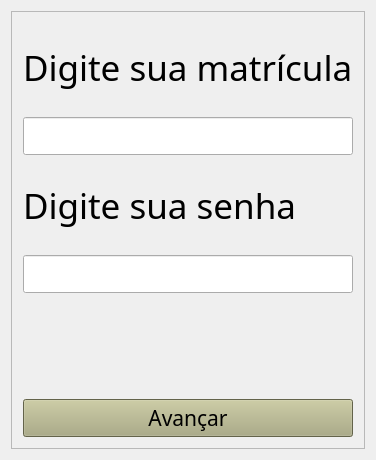
<?xml version="1.0" encoding="UTF-8"?>
<ui version="4.0">
 <class>MainWindow</class>
 <widget class="QMainWindow" name="MainWindow">
  <property name="enabled">
   <bool>true</bool>
  </property>
  <property name="geometry">
   <rect>
    <x>0</x>
    <y>0</y>
    <width>356</width>
    <height>460</height>
   </rect>
  </property>
  <property name="windowTitle">
   <string>MainWindow</string>
  </property>
  <widget class="QWidget" name="centralWidget">
   <layout class="QVBoxLayout" name="verticalLayout_3">
    <item>
     <widget class="QFrame" name="frame">
      <property name="font">
       <font>
        <family>Malgun Gothic</family>
        <pointsize>16</pointsize>
       </font>
      </property>
      <property name="frameShape">
       <enum>QFrame::StyledPanel</enum>
      </property>
      <property name="frameShadow">
       <enum>QFrame::Raised</enum>
      </property>
      <layout class="QVBoxLayout" name="verticalLayout_2">
       <item>
        <widget class="QLabel" name="label">
         <property name="font">
          <font>
           <pointsize>26</pointsize>
          </font>
         </property>
         <property name="text">
          <string>Digite sua matrícula</string>
         </property>
        </widget>
       </item>
       <item>
        <widget class="QLineEdit" name="lineEdit">
         <property name="text">
          <string/>
         </property>
         <property name="echoMode">
          <enum>QLineEdit::Normal</enum>
         </property>
        </widget>
       </item>
       <item>
        <widget class="QLabel" name="label_2">
         <property name="font">
          <font>
           <pointsize>26</pointsize>
          </font>
         </property>
         <property name="text">
          <string>Digite sua senha</string>
         </property>
        </widget>
       </item>
       <item>
        <widget class="QLineEdit" name="lineEdit_2">
         <property name="inputMethodHints">
          <set>Qt::ImhHiddenText|Qt::ImhNoAutoUppercase|Qt::ImhNoPredictiveText|Qt::ImhSensitiveData</set>
         </property>
         <property name="text">
          <string/>
         </property>
         <property name="echoMode">
          <enum>QLineEdit::Password</enum>
         </property>
        </widget>
       </item>
       <item>
        <spacer name="verticalSpacer">
         <property name="orientation">
          <enum>Qt::Vertical</enum>
         </property>
         <property name="sizeType">
          <enum>QSizePolicy::Fixed</enum>
         </property>
         <property name="sizeHint" stdset="0">
          <size>
           <width>20</width>
           <height>100</height>
          </size>
         </property>
        </spacer>
       </item>
       <item>
        <widget class="QPushButton" name="pushButton">
         <property name="palette">
          <palette>
           <active>
            <colorrole role="Button">
             <brush brushstyle="SolidPattern">
              <color alpha="255">
               <red>170</red>
               <green>170</green>
               <blue>127</blue>
              </color>
             </brush>
            </colorrole>
            <colorrole role="Midlight">
             <brush brushstyle="SolidPattern">
              <color alpha="255">
               <red>170</red>
               <green>170</green>
               <blue>127</blue>
              </color>
             </brush>
            </colorrole>
            <colorrole role="Base">
             <brush brushstyle="SolidPattern">
              <color alpha="255">
               <red>255</red>
               <green>255</green>
               <blue>255</blue>
              </color>
             </brush>
            </colorrole>
            <colorrole role="Window">
             <brush brushstyle="SolidPattern">
              <color alpha="255">
               <red>138</red>
               <green>138</green>
               <blue>103</blue>
              </color>
             </brush>
            </colorrole>
            <colorrole role="Shadow">
             <brush brushstyle="SolidPattern">
              <color alpha="255">
               <red>135</red>
               <green>135</green>
               <blue>101</blue>
              </color>
             </brush>
            </colorrole>
            <colorrole role="AlternateBase">
             <brush brushstyle="SolidPattern">
              <color alpha="255">
               <red>255</red>
               <green>170</green>
               <blue>255</blue>
              </color>
             </brush>
            </colorrole>
           </active>
           <inactive>
            <colorrole role="Button">
             <brush brushstyle="SolidPattern">
              <color alpha="255">
               <red>170</red>
               <green>170</green>
               <blue>127</blue>
              </color>
             </brush>
            </colorrole>
            <colorrole role="Midlight">
             <brush brushstyle="SolidPattern">
              <color alpha="255">
               <red>170</red>
               <green>170</green>
               <blue>127</blue>
              </color>
             </brush>
            </colorrole>
            <colorrole role="Base">
             <brush brushstyle="SolidPattern">
              <color alpha="255">
               <red>255</red>
               <green>255</green>
               <blue>255</blue>
              </color>
             </brush>
            </colorrole>
            <colorrole role="Window">
             <brush brushstyle="SolidPattern">
              <color alpha="255">
               <red>138</red>
               <green>138</green>
               <blue>103</blue>
              </color>
             </brush>
            </colorrole>
            <colorrole role="Shadow">
             <brush brushstyle="SolidPattern">
              <color alpha="255">
               <red>135</red>
               <green>135</green>
               <blue>101</blue>
              </color>
             </brush>
            </colorrole>
            <colorrole role="AlternateBase">
             <brush brushstyle="SolidPattern">
              <color alpha="255">
               <red>255</red>
               <green>170</green>
               <blue>255</blue>
              </color>
             </brush>
            </colorrole>
           </inactive>
           <disabled>
            <colorrole role="Button">
             <brush brushstyle="SolidPattern">
              <color alpha="255">
               <red>170</red>
               <green>170</green>
               <blue>127</blue>
              </color>
             </brush>
            </colorrole>
            <colorrole role="Midlight">
             <brush brushstyle="SolidPattern">
              <color alpha="255">
               <red>170</red>
               <green>170</green>
               <blue>127</blue>
              </color>
             </brush>
            </colorrole>
            <colorrole role="Base">
             <brush brushstyle="SolidPattern">
              <color alpha="255">
               <red>138</red>
               <green>138</green>
               <blue>103</blue>
              </color>
             </brush>
            </colorrole>
            <colorrole role="Window">
             <brush brushstyle="SolidPattern">
              <color alpha="255">
               <red>138</red>
               <green>138</green>
               <blue>103</blue>
              </color>
             </brush>
            </colorrole>
            <colorrole role="Shadow">
             <brush brushstyle="SolidPattern">
              <color alpha="255">
               <red>135</red>
               <green>135</green>
               <blue>101</blue>
              </color>
             </brush>
            </colorrole>
            <colorrole role="AlternateBase">
             <brush brushstyle="SolidPattern">
              <color alpha="255">
               <red>255</red>
               <green>170</green>
               <blue>255</blue>
              </color>
             </brush>
            </colorrole>
           </disabled>
          </palette>
         </property>
         <property name="text">
          <string>Avançar</string>
         </property>
         <property name="iconSize">
          <size>
           <width>30</width>
           <height>30</height>
          </size>
         </property>
        </widget>
       </item>
      </layout>
      <zorder>lineEdit</zorder>
      <zorder>label</zorder>
      <zorder>label_2</zorder>
      <zorder>lineEdit_2</zorder>
      <zorder>pushButton</zorder>
      <zorder>verticalSpacer</zorder>
     </widget>
    </item>
   </layout>
  </widget>
 </widget>
 <layoutdefault spacing="6" margin="11"/>
 <resources/>
 <connections/>
</ui>
